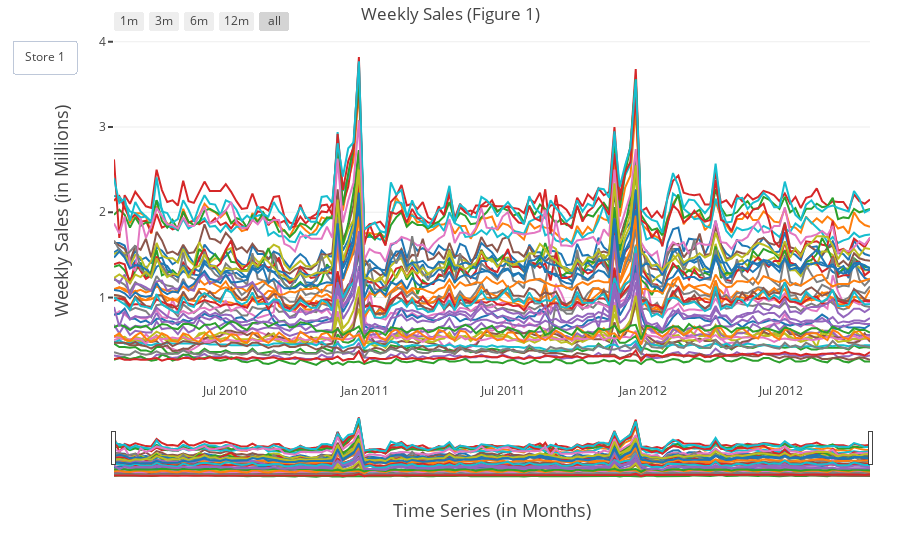

Notebook code for this chart:
### Code cell
fig = go.Figure(data=traces, layout=layout)
iplot(fig, show_link=True)

### Figure 1 — Plotly figure (JSON) as saved in the notebook; plotly's stock layout.template omitted (floating-point values rounded to 4 significant figures; data arrays with more than 128 entries replaced by an {"elided": "..."} marker saying what was removed)
{"data": [{"name": "Store#1", "type": "scatter", "uid": "32c13ed0-cdcc-11e8-a9c0-a820660c6deb", "x": {"elided": "143 str values"}, "y": {"elided": "143 float values"}}, {"name": "Store#2", "type": "scatter", "uid": "32c1407e-cdcc-11e8-bcff-a820660c6deb", "x": {"elided": "143 str values"}, "y": {"elided": "143 float values"}}, {"name": "Store#3", "type": "scatter", "uid": "32c1416e-cdcc-11e8-867f-a820660c6deb", "x": {"elided": "143 str values"}, "y": {"elided": "143 float values"}}, {"name": "Store#4", "type": "scatter", "uid": "32c14240-cdcc-11e8-9910-a820660c6deb", "x": {"elided": "143 str values"}, "y": {"elided": "143 float values"}}, {"name": "Store#5", "type": "scatter", "uid": "32c14308-cdcc-11e8-8eb9-a820660c6deb", "x": {"elided": "143 str values"}, "y": {"elided": "143 float values"}}, {"name": "Store#6", "type": "scatter", "uid": "32c143d0-cdcc-11e8-a34b-a820660c6deb", "x": {"elided": "143 str values"}, "y": {"elided": "143 float values"}}, {"name": "Store#7", "type": "scatter", "uid": "32c14498-cdcc-11e8-b837-a820660c6deb", "x": {"elided": "143 str values"}, "y": {"elided": "143 float values"}}, {"name": "Store#8", "type": "scatter", "uid": "32c14562-cdcc-11e8-a068-a820660c6deb", "x": {"elided": "143 str values"}, "y": {"elided": "143 float values"}}, {"name": "Store#9", "type": "scatter", "uid": "32c14628-cdcc-11e8-9310-a820660c6deb", "x": {"elided": "143 str values"}, "y": {"elided": "143 float values"}}, {"name": "Store#10", "type": "scatter", "uid": "32c146f0-cdcc-11e8-a89c-a820660c6deb", "x": {"elided": "143 str values"}, "y": {"elided": "143 float values"}}, {"name": "Store#11", "type": "scatter", "uid": "32c147b8-cdcc-11e8-875f-a820660c6deb", "x": {"elided": "143 str values"}, "y": {"elided": "143 float values"}}, {"name": "Store#12", "type": "scatter", "uid": "32c14876-cdcc-11e8-ba2b-a820660c6deb", "x": {"elided": "143 str values"}, "y": {"elided": "143 float values"}}, {"name": "Store#13", "type": "scatter", "uid": "32c1493e-cdcc-11e8-a303-a820660c6deb", "x": {"elided": "143 str values"}, "y": {"elided": "143 float values"}}, {"name": "Store#14", "type": "scatter", "uid": "32c14a06-cdcc-11e8-b279-a820660c6deb", "x": {"elided": "143 str values"}, "y": {"elided": "143 float values"}}, {"name": "Store#15", "type": "scatter", "uid": "32c14acc-cdcc-11e8-bff7-a820660c6deb", "x": {"elided": "143 str values"}, "y": {"elided": "143 float values"}}, {"name": "Store#16", "type": "scatter", "uid": "32c14b98-cdcc-11e8-ba36-a820660c6deb", "x": {"elided": "143 str values"}, "y": {"elided": "143 float values"}}, {"name": "Store#17", "type": "scatter", "uid": "32c14c5e-cdcc-11e8-9f41-a820660c6deb", "x": {"elided": "143 str values"}, "y": {"elided": "143 float values"}}, {"name": "Store#18", "type": "scatter", "uid": "32c14d26-cdcc-11e8-b9cb-a820660c6deb", "x": {"elided": "143 str values"}, "y": {"elided": "143 float values"}}, {"name": "Store#19", "type": "scatter", "uid": "32c14dee-cdcc-11e8-b435-a820660c6deb", "x": {"elided": "143 str values"}, "y": {"elided": "143 float values"}}, {"name": "Store#20", "type": "scatter", "uid": "32c14eb6-cdcc-11e8-88b8-a820660c6deb", "x": {"elided": "143 str values"}, "y": {"elided": "143 float values"}}, {"name": "Store#21", "type": "scatter", "uid": "32c14f7e-cdcc-11e8-8953-a820660c6deb", "x": {"elided": "143 str values"}, "y": {"elided": "143 float values"}}, {"name": "Store#22", "type": "scatter", "uid": "32c15046-cdcc-11e8-8f79-a820660c6deb", "x": {"elided": "143 str values"}, "y": {"elided": "143 float values"}}, {"name": "Store#23", "type": "scatter", "uid": "32c1510c-cdcc-11e8-aa80-a820660c6deb", "x": {"elided": "143 str values"}, "y": {"elided": "143 float values"}}, {"name": "Store#24", "type": "scatter", "uid": "32c151d8-cdcc-11e8-9d68-a820660c6deb", "x": {"elided": "143 str values"}, "y": {"elided": "143 float values"}}, {"name": "Store#25", "type": "scatter", "uid": "32c1529e-cdcc-11e8-bf84-a820660c6deb", "x": {"elided": "143 str values"}, "y": {"elided": "143 float values"}}, {"name": "Store#26", "type": "scatter", "uid": "32c153ac-cdcc-11e8-abfc-a820660c6deb", "x": {"elided": "143 str values"}, "y": {"elided": "143 float values"}}, {"name": "Store#27", "type": "scatter", "uid": "32c15488-cdcc-11e8-b8c5-a820660c6deb", "x": {"elided": "143 str values"}, "y": {"elided": "143 float values"}}, {"name": "Store#28", "type": "scatter", "uid": "32c15550-cdcc-11e8-91ab-a820660c6deb", "x": {"elided": "143 str values"}, "y": {"elided": "143 float values"}}, {"name": "Store#29", "type": "scatter", "uid": "32c15618-cdcc-11e8-a5fc-a820660c6deb", "x": {"elided": "143 str values"}, "y": {"elided": "143 float values"}}, {"name": "Store#30", "type": "scatter", "uid": "32c156e2-cdcc-11e8-b337-a820660c6deb", "x": {"elided": "143 str values"}, "y": {"elided": "143 float values"}}, {"name": "Store#31", "type": "scatter", "uid": "32c157a8-cdcc-11e8-880b-a820660c6deb", "x": {"elided": "143 str values"}, "y": {"elided": "143 float values"}}, {"name": "Store#32", "type": "scatter", "uid": "32c15870-cdcc-11e8-a939-a820660c6deb", "x": {"elided": "143 str values"}, "y": {"elided": "143 float values"}}, {"name": "Store#33", "type": "scatter", "uid": "32c15938-cdcc-11e8-b5a5-a820660c6deb", "x": {"elided": "143 str values"}, "y": {"elided": "143 float values"}}, {"name": "Store#34", "type": "scatter", "uid": "32c15a00-cdcc-11e8-9140-a820660c6deb", "x": {"elided": "143 str values"}, "y": {"elided": "143 float values"}}, {"name": "Store#35", "type": "scatter", "uid": "32c15ac8-cdcc-11e8-9ac9-a820660c6deb", "x": {"elided": "143 str values"}, "y": {"elided": "143 float values"}}, {"name": "Store#36", "type": "scatter", "uid": "32c15b86-cdcc-11e8-b42e-a820660c6deb", "x": {"elided": "143 str values"}, "y": {"elided": "143 float values"}}, {"name": "Store#37", "type": "scatter", "uid": "32c15c4c-cdcc-11e8-8378-a820660c6deb", "x": {"elided": "143 str values"}, "y": {"elided": "143 float values"}}, {"name": "Store#38", "type": "scatter", "uid": "32c15d0c-cdcc-11e8-9d8c-a820660c6deb", "x": {"elided": "143 str values"}, "y": {"elided": "143 float values"}}, {"name": "Store#39", "type": "scatter", "uid": "32c15dd4-cdcc-11e8-a3cd-a820660c6deb", "x": {"elided": "143 str values"}, "y": {"elided": "143 float values"}}, {"name": "Store#40", "type": "scatter", "uid": "32c15e9c-cdcc-11e8-bb06-a820660c6deb", "x": {"elided": "143 str values"}, "y": {"elided": "143 float values"}}, {"name": "Store#41", "type": "scatter", "uid": "32c15f64-cdcc-11e8-8e51-a820660c6deb", "x": {"elided": "143 str values"}, "y": {"elided": "143 float values"}}, {"name": "Store#42", "type": "scatter", "uid": "32c16022-cdcc-11e8-90b5-a820660c6deb", "x": {"elided": "143 str values"}, "y": {"elided": "143 float values"}}, {"name": "Store#43", "type": "scatter", "uid": "32c160e8-cdcc-11e8-af0c-a820660c6deb", "x": {"elided": "143 str values"}, "y": {"elided": "143 float values"}}, {"name": "Store#44", "type": "scatter", "uid": "32c1619e-cdcc-11e8-8ad3-a820660c6deb", "x": {"elided": "143 str values"}, "y": {"elided": "143 float values"}}, {"name": "Store#45", "type": "scatter", "uid": "32c1625c-cdcc-11e8-8fd6-a820660c6deb", "x": {"elided": "143 str values"}, "y": {"elided": "143 float values"}}], "layout": {"autosize": true, "margin": {"b": 80, "l": 60, "r": 30, "t": 40}, "showlegend": false, "title": "Weekly Sales (Figure 1)", "updatemenus": [{"active": -1, "buttons": [{"args": [{"visible": [true, false, false, false, false, false, false, false, false, false, false, false, false, false, false, false, false, false, false, false, false, false, false, false, false, false, false, false, false, false, false, false, false, false, false, false, false, false, false, false, false, false, false, false, false]}, {"title": "Store 1 Sales"}], "label": "Store 1", "method": "update"}], "type": "buttons"}], "xaxis": {"exponentformat": "e", "rangeselector": {"buttons": [{"count": 1, "label": "1m", "step": "month", "stepmode": "backward"}, {"count": 3, "label": "3m", "step": "month", "stepmode": "backward"}, {"count": 6, "label": "6m", "step": "month", "stepmode": "backward"}, {"count": 12, "label": "12m", "step": "month", "stepmode": "backward"}, {"step": "all"}], "visible": true}, "rangeslider": {"visible": true}, "showexponent": "all", "showgrid": false, "title": "Time Series (in Months)", "titlefont": {"size": 18}, "zeroline": true}, "yaxis": {"dtick": 1, "exponentformat": "e", "showexponent": "all", "showgrid": true, "tick0": 5, "ticks": "outside", "tickwidth": 2, "title": "Weekly Sales (in Millions)", "titlefont": {"size": 18}}}}
